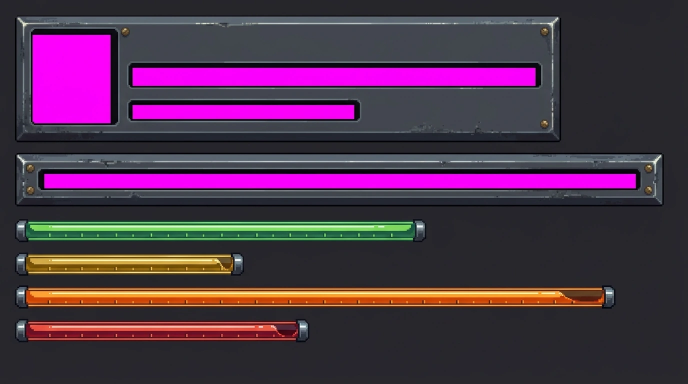
#> input picture tools/v65/img/hud.webp, 1376 x 768 px (shown at 1/2 size)
$ python hud.py img/hud.webp
#> lines starting #> are read from the running program, lines starting #| are printed output that depends on the picture
"""Version 65: the health bars painted in Meshy -> web/bg/hud/*.png.  python3 tools/v65/hud.py [--layout | --make]

--layout writes the layout Meshy repaints (tools/v65/img/hud_layout.png): the player's plate (portrait window, health
and special troughs as flat magenta holes), the boss bar's frame, and four bar fills as flat colour strips, each at 6x
its native size (1 native pixel = 2 game units, as everything else is drawn). --make sends it to Meshy (9 credits,
tools/v64/meshy_free.py) and keeps the result as tools/v65/img/hud.webp. With no flag, hud.webp is cut back into the
pieces at native size: the frames keep the layout's holes exactly (see-through), the fills are shrunk to one tile the
game stretches along the bar and crops to how full it is.
"""
import os, subprocess, sys
import numpy as np
from PIL import Image, ImageDraw

HERE = os.path.dirname(os.path.abspath(__file__)); ROOT = os.path.dirname(os.path.dirname(HERE))
OUT = os.path.join(ROOT, 'web', 'bg', 'hud'); os.makedirs(OUT, exist_ok=True)
K, PW, PH, MAG = 6, 1376, 768, (255, 0, 255)
# name: (x, y, native w, native h, holes [(x0, y0, x1, y1)] in native pixels)
FRAMES = {
    'plate': (30, 30, 182, 42, [(3, 3, 33, 39), (38, 17, 175, 24), (38, 30, 114, 35)]),
    'boss': (30, 318, 216, 14, [(8, 4, 208, 10)]),
}
FILLS = {   # name: (x, y, native w, native h, colour)
    'fill_hp': (30, 440, 137, 7, (110, 200, 80)),
    'fill_sp': (30, 512, 76, 5, (240, 180, 50)),
    'fill_boss': (30, 572, 200, 6, (242, 150, 50)),
    'fill_foe': (30, 650, 98, 4, (220, 64, 64)),
}


def layout():
    im = Image.new('RGB', (PW, PH), (40, 40, 46)); d = ImageDraw.Draw(im)
    for x, y, w, h, holes in FRAMES.values():
        d.rectangle((x, y, x + w * K - 1, y + h * K - 1), fill=(70, 74, 82), outline=(20, 20, 24), width=K)
        for a, b, c, e in holes: d.rectangle((x + a * K, y + b * K, x + c * K - 1, y + e * K - 1), fill=MAG)
    for x, y, w, h, col in FILLS.values():
        d.rectangle((x, y, x + w * K - 1, y + h * K - 1), fill=col, outline=(20, 20, 24), width=K)
    return im


def cut():
    new = Image.open(os.path.join(HERE, 'img', 'hud.webp')).convert('RGB').resize((PW, PH))
#> new is the input picture: PIL image 1376x768 RGB; mean R, G, B 77.8, 50.5, 73.9
    for n, (x, y, w, h, holes) in FRAMES.items():
        p = new.crop((x, y, x + w * K, y + h * K)).resize((w, h), Image.LANCZOS).convert('RGBA')
        a = np.asarray(p).copy()
        for x0, y0, x1, y1 in holes: a[y0:y1, x0:x1, 3] = 0
        Image.fromarray(a).save(os.path.join(OUT, n + '.png')); print(n, (w, h))
#> this loop made 2 passes
#| plate (182, 42)
#| boss (216, 14)
#> pass 1, in cut, `p = new.crop((x, y, x + w * K, y + h * K)).resize((w, h), Image.LANCZO..`:
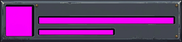
#> p: PIL image 182x42 RGBA; mean R, G, B, A 108.1, 49.6, 117, 255
#> pass 1, in cut, `Image.fromarray(a).save(os.path.join(OUT, n + '.png'))`:
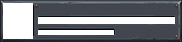
#> saved as plate.png: PIL image 182x42 RGBA; mean R, G, B, A 108.1, 49.6, 117, 174.3; transparent parts drawn white
    for n, (x, y, w, h, _) in FILLS.items():
        # inside the dark outline only; one tile 24 native pixels wide (taken from the middle), repeated by the game
        p = new.crop((x + K, y + K, x + (w - 1) * K, y + (h - 1) * K)).resize((w - 2, h - 2), Image.LANCZOS)
        t = p.crop(((w - 2) // 2 - 12, 0, (w - 2) // 2 + 12, h - 2))
        t.save(os.path.join(OUT, n + '.png')); print(n, t.size)
#> this loop made 4 passes
#| fill_hp (24, 5)
#| fill_sp (24, 3)
#| fill_boss (24, 4)
#| fill_foe (24, 2)


if __name__ == '__main__':
    if '--layout' in sys.argv or '--make' in sys.argv:
        lp = os.path.join(HERE, 'img', 'hud_layout.png'); layout().save(lp); print('layout', lp)
    if '--make' in sys.argv:
        work = os.environ.get('MESHY_WORK', '/tmp/meshy_work')
        prompt = ("Repaint the first image as a set of chunky, polished 16-bit arcade beat 'em up HUD pieces in the gritty pixel art style of the other images. "
                  "Keep every shape exactly where it is and exactly the same size. The two grey panels become heavy bevelled gunmetal plates with brass rivets and "
                  "scuffed edges, like an old fruit machine or a pub sign, with a recessed dark lip around each hole. Every flat bright magenta hole must stay exactly "
                  "flat bright magenta (#FF00FF), untouched, with crisp edges. The four coloured strips become glossy bars of glowing liquid in glass tubes, keeping "
                  "their own colours (green, gold, orange, red): a bright highlight along the top, deeper colour at the bottom, small even notches along their length. "
                  "The plain dark grey background stays plain dark grey. No text, no people.")
        subprocess.run([sys.executable, os.path.join(ROOT, 'tools', 'v64', 'meshy_free.py'), 'hud', 'hud', prompt, lp + ',street,alley'], check=True, env=dict(os.environ, MESHY_WORK=work))
        Image.open(os.path.join(work, 'hud', 'hud_raw.png')).save(os.path.join(HERE, 'img', 'hud.webp'), quality=94, method=6)
    if os.path.exists(os.path.join(HERE, 'img', 'hud.webp')): cut()
